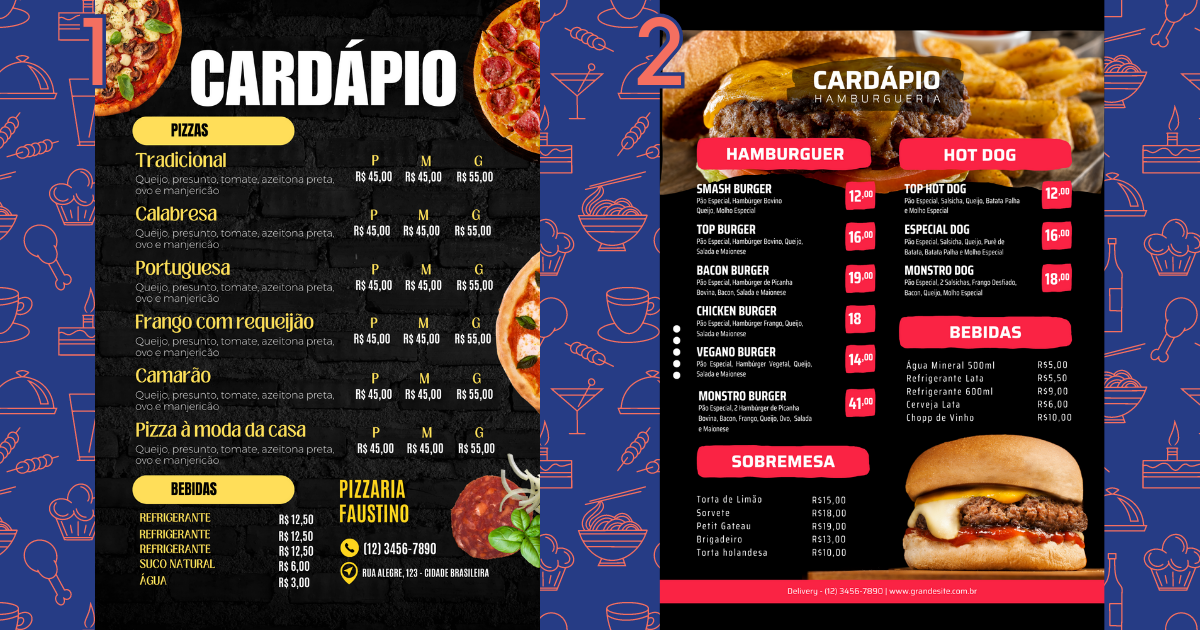
#> input picture local_rag_qa_menu/input_imgs/cardapio-hoje.png, 1200 x 630 px
$ jupyter execute --allow-errors 01.read_menu.ipynb
#> lines starting #> are read from the running program, lines starting #| are printed output that depends on the picture
# RAG local para sessão de perguntas e resposta sobre o cardápio de hoje

- Usa OCR (Tesseract) para extrair informações de um cardápio na forma de imagem (PNG)
- Realiza o parsing das informações extraídas usando uma LLM
- Exporta as informações estruturadas com CSV e JSON

## Configurações inicias

### Define constantes

[cell 1]
EXPORT_PARSED_OCR = True

# image input
img_path = 'input_imgs/cardapio-hoje.png'

# output path
json_path = 'outputs_json/cardapio-hoje-infos-extracted.json'

### Carrega bibliotecas

[cell 2]
import json
import os
import re
from rich import print
from dotenv import load_dotenv

import pandas as pd
import cv2
import pytesseract
import matplotlib.pyplot as plt

from langchain_core.messages import HumanMessage, SystemMessage
from langchain_groq import ChatGroq

load_dotenv()

### Visualiza imagem do cardápio

[cell 3]
def show_img(img_path: str) -> None:
    # show the image of img_path
#> called with img_path = 'input_imgs/cardapio-hoje.png'
    menu_img = cv2.imread(img_path)
#> menu_img is the input picture: shape (630, 1200, 3); mean B, G, R 60.5, 52.5, 69.9
    menu_img = cv2.cvtColor(menu_img, cv2.COLOR_BGR2RGB)
    plt.figure(figsize=(20, 10))
    plt.imshow(menu_img)
    plt.axis('off')
    plt.show()

[cell 4]
show_img(img_path=img_path)

## Realiza OCR

### Extração com Tesseract

[cell 5]
def extract_text_from_image(img_path: str) -> str:
    '''
    Extract raw text from an image using Tesseract OCR.

    Args:
        img_path: Path to the image file.

    Returns:
        text: Raw text extracted from the image.
    '''
#> called with img_path = 'input_imgs/cardapio-hoje.png'

    img = cv2.imread(img_path)

    height, width, channels = img.shape
#> height = 630; width = 1200; channels = 3
    scale_percent = 250
    new_dim = (int(width*scale_percent/100), int(height*scale_percent/100))
#> new_dim = (3000, 1575)
    resized = cv2.resize(img, new_dim, interpolation=cv2.INTER_LINEAR)
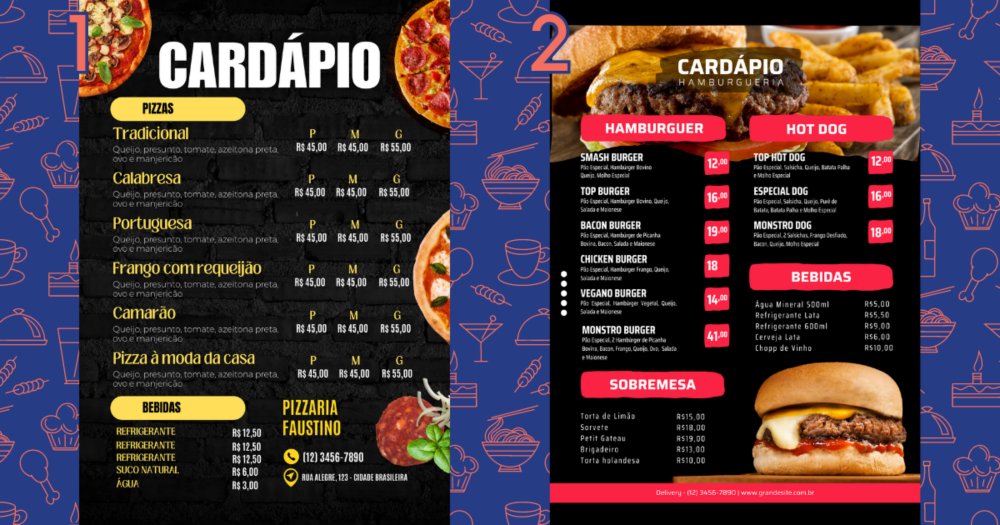
#> resized: shape (1575, 3000, 3) (shown at 1/3 size); mean B, G, R 60.4, 52.4, 69.8
    text = pytesseract.image_to_string(resized, config='--psm 6 --oem 3')

    return text

#> (a cell that did not finish here is left out)

### Parsing com LLM

#> (a cell that did not finish here is left out)

#> (a cell that did not finish here is left out)

[cell 9]
show_img(img_path=img_path)
